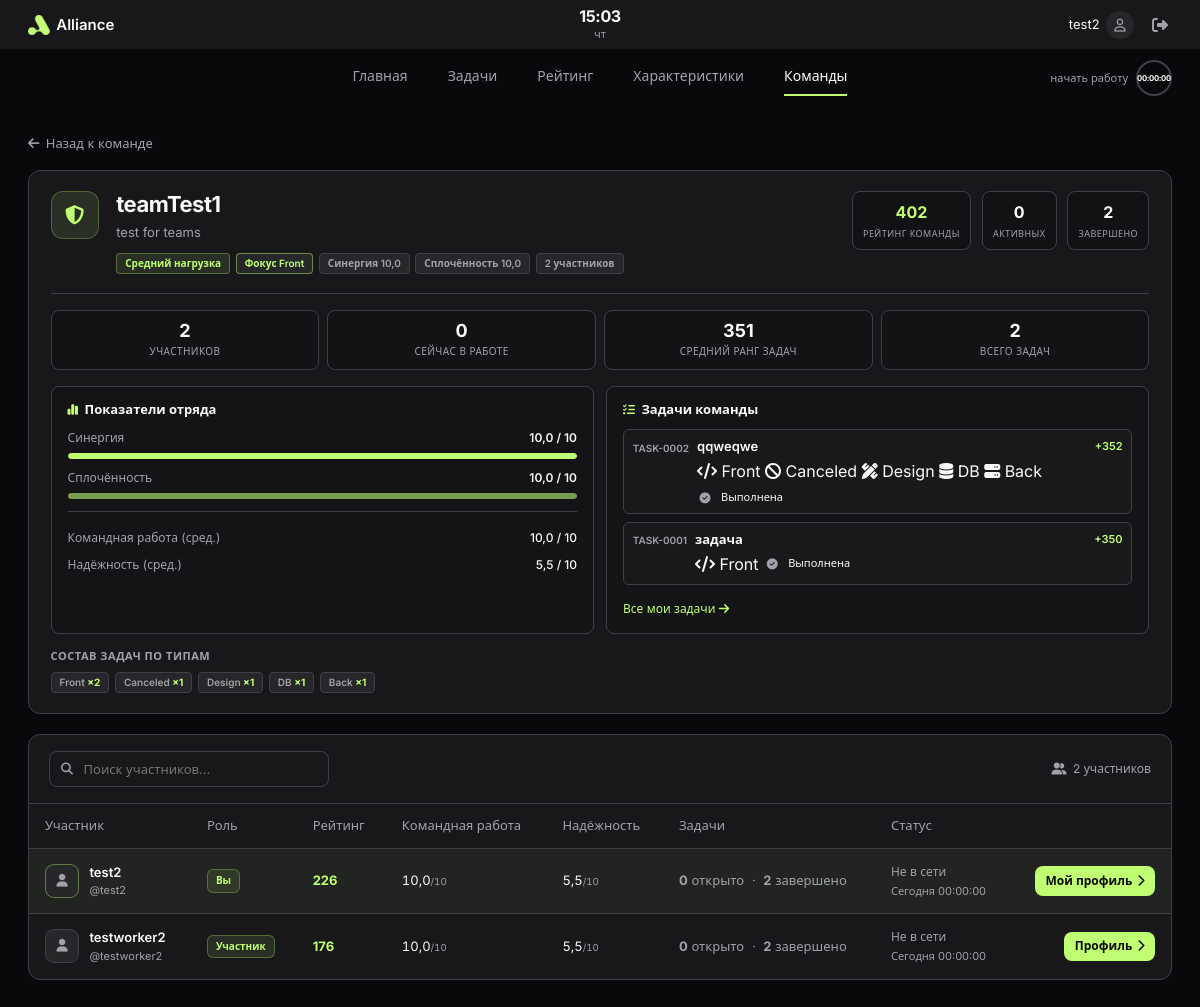
Page /my-team/2/ (signed in) on the earlier database version.
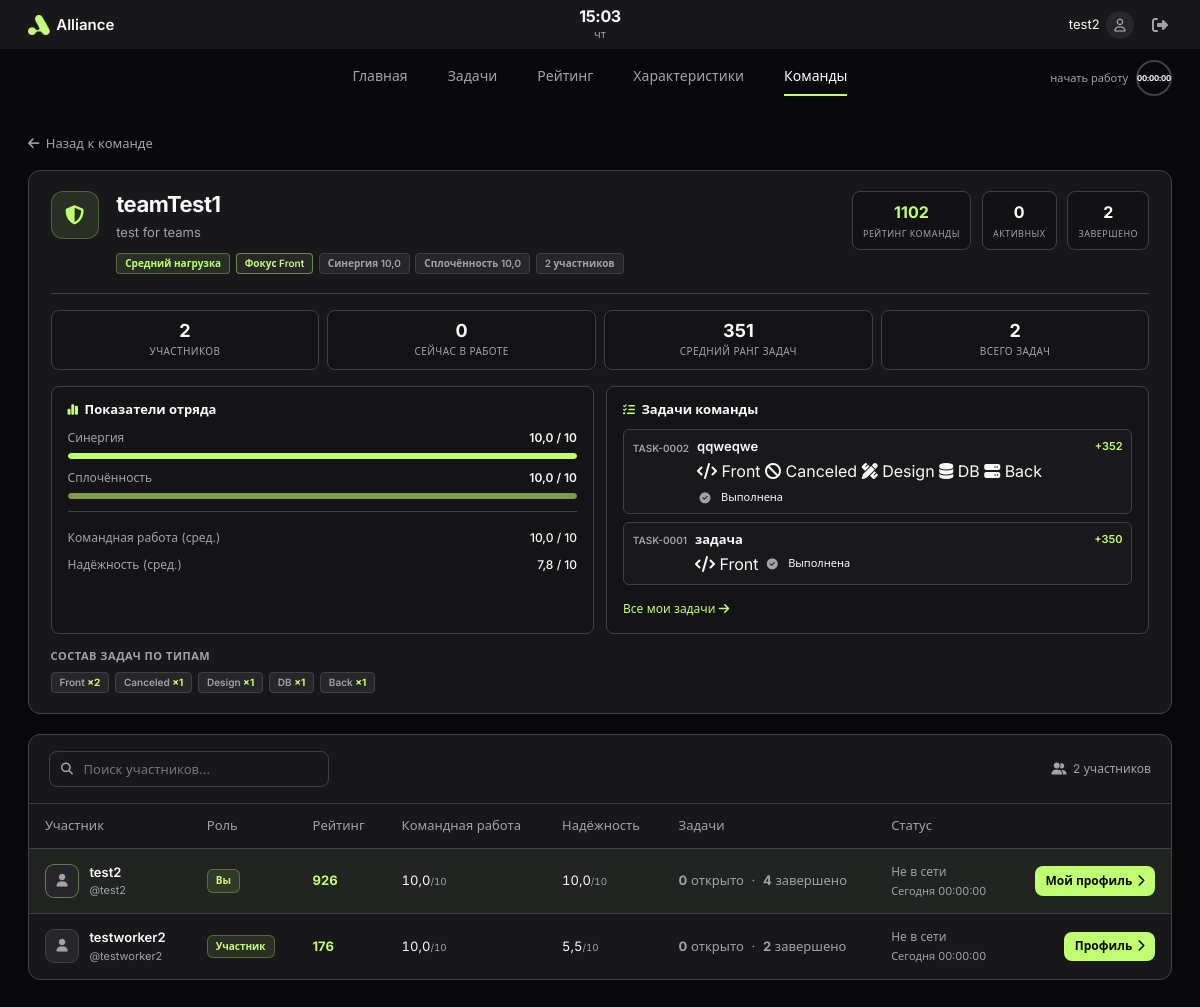
Same page on the later database version.
### accounts/models.py (models this page shows, shortened)
class User(AbstractUser):
    ROLE_CHOICES = (
        ('manager', 'Менеджер'),
        ('worker', 'Работник'),
    )
    role = models.CharField(max_length=10, choices=ROLE_CHOICES, default='worker')
    rating = models.IntegerField(default=0)
    full_name = models.CharField(max_length=100, blank=True, verbose_name='Полное имя')
    phone = models.CharField(max_length=20, blank=True, verbose_name='Телефон')
    address = models.CharField(max_length=200, blank=True, verbose_name='Адрес')
    website = models.URLField(blank=True, verbose_name='Сайт')
    github = models.CharField(max_length=100, blank=True, verbose_name='GitHub')
    twitter = models.CharField(max_length=100, blank=True, verbose_name='Twitter')
    telegram = models.CharField(max_length=100, blank=True, verbose_name='Telegram')
    specialization = models.CharField(
        max_length=20,
        blank=True,
        help_text='Основная специализация (код типа задачи: Front, Back, …)',
    )
    collaboration_score = models.FloatField(
        default=5.0,
        validators=[MinValueValidator(1), MaxValueValidator(10)],
        help_text='Насколько эффективен в команде (1–10)',
    )
    reliability_score = models.FloatField(
        default=5.0,
        validators=[MinValueValidator(1), MaxValueValidator(10)],
        help_text='Надёжность по solo-задачам (1–10)',
    )
    solo_tasks_completed = models.PositiveIntegerField(default=0)
    solo_tasks_failed = models.PositiveIntegerField(default=0)
    team_tasks_completed = models.PositiveIntegerField(default=0)
    team_tasks_failed = models.PositiveIntegerField(default=0)
    velocity_score = models.FloatField(
        default=5.0,
        validators=[MinValueValidator(1), MaxValueValidator(10)],
        help_text='Скорость и соблюдение сроков (1–10)',
    )
    type_stats = models.JSONField(
        default=dict,
        blank=True,
        help_text='Статистика по типам задач: completed, failed, on_time',
    )

### tasks/views/teams.py (the view)
# urls.py: path('my-team/<int:pk>/', worker_team_detail, name='worker_team_detail'),
@login_required
def worker_team_detail(request, pk):
    user = request.user
    if user.role == 'manager':
        return redirect('team_detail', pk=pk)
    if user.role != 'worker':
        return redirect('dashboard')
    team = get_object_or_404(Team, pk=pk)
    if not user.teams.filter(pk=team.pk).exists():
        return redirect('worker_team')
    query = request.GET.get('q', '').strip()
    member_rows = worker_team_member_rows(team, user, query=query)
    task_qs = Task.objects.filter(team=team).select_related('assigned_to')
    members = list(team.get_members())
    type_counter = aggregate_task_types(task_qs)
    skill_stats = type_counter.most_common(6)
    working_now = sum(1 for row in member_rows if row['is_working'])
    collab_avg = (
        sum(m.collaboration_score for m in members) / len(members) if members else 0
    )
    reliability_avg = (
        sum(m.reliability_score for m in members) / len(members) if members else 0
    )
    return render(request, 'tasks/worker_team_detail.html', {
        'profile_user': user,
        'team': team,
        'team_item': team_list_item(team),
        'member_rows': member_rows,
        'query': query,
        'priority': team.priority_label(),
        'tasks_open': task_qs.filter(status='open').count(),
        'tasks_in_progress': task_qs.filter(status='in_progress').count(),
        'tasks_done': task_qs.filter(status='completed').count(),
        'tasks_failed': task_qs.filter(status='failed').count(),
        'tasks_total': task_qs.count(),
        'avg_rank': round(task_qs.aggregate(avg=Avg('rank'))['avg'] or 0),
        'working_now': working_now,
        'avg_collaboration': round(collab_avg, 1),
        'avg_reliability': round(reliability_avg, 1),
        'task_types': [
            {'label': type_labels([code])[0], 'code': code, 'count': count}
            for code, count in skill_stats
        ],
        'recent_tasks': task_qs.exclude(status='failed').order_by('-created_at')[:5],
        'dominant_type': team.dominant_task_type,
        'synergy_percent': min(100, max(0, int(team.synergy_score * 10))),
        'cohesion_percent': min(100, max(0, int(team.cohesion_score * 10))),
    })

### accounts/services/work_timer.py (called while the page is built)
def get_active_session(user):
    return WorkSession.objects.filter(user=user, ended_at__isnull=True).first()

def format_duration(total_seconds):
    total_seconds = max(0, int(total_seconds))
    hours, remainder = divmod(total_seconds, 3600)
    minutes, seconds = divmod(remainder, 60)
    return f'{hours:02d}:{minutes:02d}:{seconds:02d}'

### tasks/models.py (called while the page is built)
    def status_ui_label(self):
        return STATUS_UI_LABELS.get(self.status, self.status)

    @property
    def task_code(self):
        return f'TASK-{self.pk:04d}'

    def get_members(self):
        return self.members.filter(role='worker').distinct()

    def total_rating(self):
        return sum(member.rating for member in self.get_members())

    def priority_label(self):
        avg_rank = self.tasks.aggregate(avg=Avg('rank'))['avg'] or 0
        if avg_rank > 600:
            key = 'High'
        elif avg_rank > 300:
            key = 'Medium'
        else:
            key = 'Low'
        return PRIORITY_LABELS[key]

### tasks/templatetags/task_ui.py (called while the page is built)
@register.filter
def status_icon(status):
    return STATUS_ICONS.get(status, 'fa-regular fa-circle')

@register.filter
def task_type_icon(task_type):
    return TYPE_ICONS.get(task_type, 'fa-tag')

### templates/tasks/worker_team_detail.html (shortened to what the changed rows need)
{% extends 'worker/base_worker.html' %}
{% load static task_ui %}
{% block extra_head %}
<link rel="stylesheet" href="{% static 'css/worker-team.css' %}">
{% endblock %}
{% block content %}
<div class="wt-page wt-page--detail">
    <header class="wt-detail-hero">
        <div class="wt-detail-hero__top">
            <div class="wt-detail-hero__copy">
                <h1 class="wt-detail-hero__title">{{ team.name }}</h1>
            </div>
            <div class="wt-detail-hero__stats">
                <div class="wt-mini-stat">
                    <span class="wt-mini-stat__val wt-mini-stat__val--accent">{{ team_item.total_rating }}</span>
                    <span class="wt-mini-stat__lbl">Рейтинг команды</span>
                </div>
            </div>
        </div>
        <div class="wt-detail-hero__body">
            <div class="wt-detail-grid">
                <section class="wt-detail-card">
                    <h2 class="wt-detail-card__title"><i class="fa-solid fa-chart-simple"></i> Показатели отряда</h2>
                    <div class="wt-detail-kv">
                        <div class="wt-detail-kv__row">
                            <span>Надёжность (сред.)</span>
                            <span>{{ avg_reliability }} / 10</span>
                        </div>
                    </div>
                </section>
                <section class="wt-detail-card">
                    <h2 class="wt-detail-card__title"><i class="fa-solid fa-list-check"></i> Задачи команды</h2>
                </section>
            </div>
            {% if task_types %}
            <section class="wt-detail-types">
                <h2 class="wt-detail-types__title">Состав задач по типам</h2>
            </section>
            {% endif %}
        </div>
    </header>
    <section class="wa-panel wt-panel">
        <div class="wa-table-wrap">
            <table class="wa-table wa-table--teammates">
                <thead>
                    <tr>
                        <th>Участник</th>
                        <th>Роль</th>
                        <th>Рейтинг</th>
                        <th>Командная работа</th>
                        <th>Надёжность</th>
                        <th>Задачи</th>
                        <th>Статус</th>
                        <th></th>
                    </tr>
                </thead>
                <tbody>
                    {% for row in member_rows %}
                    <tr class="{% if row.is_self %}wa-table__row--self{% endif %}">
                        <td>
                            <div class="wt-member">
                                <span class="wt-member__avatar"><i class="fa-solid fa-user"></i></span>
                                <span class="wt-member__text">
                                    <span class="wt-member__name">{{ row.member.full_name|default:row.member.username }}</span>
                                    <span class="wt-member__user">@{{ row.member.username }}</span>
                                </span>
                            </div>
                        </td>
                        <td><span class="wt-role">{{ row.badge }}</span></td>
                        <td>
                            <span class="wt-rating {% if row.member.rating < 0 %}wt-rating--neg{% endif %}">{{ row.member.rating }}</span>
                        </td>
                        <td class="wt-num">{{ row.member.collaboration_score|floatformat:1 }}<span class="wt-num__max">/10</span></td>
                        <td class="wt-num">{{ row.member.reliability_score|floatformat:1 }}<span class="wt-num__max">/10</span></td>
                        <td class="wt-tasks">
                            <span><strong>{{ row.open_tasks }}</strong> открыто</span>
                            <span class="wt-tasks__dot">·</span>
                            <span><strong>{{ row.done_tasks }}</strong> завершено</span>
                        </td>
                        <td>
                            {% if row.is_working %}
                            <span class="wt-live wt-live--on"><i class="fa-solid fa-circle"></i> Работает</span>
                            {% else %}
                            <span class="wt-live">Не в сети</span>
                            {% endif %}
                            <span class="wt-live__time">Сегодня {{ row.today_display }}</span>
                        </td>
                        <td class="wt-action-cell">
                            <a href="{% url 'worker_profile' row.member.username %}" class="wt-action-link">
                                {% if row.is_self %}Мой профиль{% else %}Профиль{% endif %}
                                <i class="fa-solid fa-chevron-right"></i>
                            </a>
                        </td>
                    </tr>
                    {% empty %}
                    <tr>
                        <td colspan="8" class="wa-empty">Нет участников по вашему запросу.</td>
                    </tr>
                    {% endfor %}
                </tbody>
            </table>
        </div>
    </section>
</div>
{% endblock %}

### templates/worker/base_worker.html (shortened to what this page needs)
{% load static %}
{% with nav_user=profile_user|default:user %}
<!DOCTYPE html>
<html lang="ru">
<head>
    <link href="https://cdn.jsdelivr.net/npm/bootstrap@5.3.0-alpha1/dist/css/bootstrap.min.css" rel="stylesheet">
    <link rel="stylesheet" href="https://cdnjs.cloudflare.com/ajax/libs/font-awesome/6.4.0/css/all.min.css">
    <link rel="stylesheet" href="{% static 'css/worker-app.css' %}">
    <link rel="stylesheet" href="{% static 'css/manager-shell.css' %}">
    <link rel="stylesheet" href="{% static 'css/alliance-motion.css' %}">
    {% block extra_head %}{% endblock %}
</head>
<body class="worker-app worker-app--worker">
    <header class="wa-topbar wa-topbar--shell">
        <div class="wa-topbar__start">
            <a href="{% url 'dashboard' %}" class="wa-brand">
                <img src="{% static 'img/alliance-logo.png' %}" alt="" class="wa-brand__logo" width="20" height="20">
                Alliance
            </a>
        </div>
        <div class="wa-topbar__center wa-clock" aria-live="polite">
            <div class="wa-clock__time" id="wa-clock-time">--:--</div>
            <div class="wa-clock__day" id="wa-clock-day">---</div>
        </div>
        <div class="wa-topbar__end">
            <a href="{% url 'worker_profile' nav_user.username %}" class="wa-user">
                <span>{{ nav_user.full_name|default:nav_user.username }}</span>
                <span class="wa-user__avatar"><i class="fa-regular fa-user"></i></span>
            </a>
            <form action="{% url 'logout' %}" method="post" class="wa-logout-form">
                <button type="submit" class="wa-logout" title="Выйти"><i class="fa-solid fa-right-from-bracket"></i></button>
            </form>
        </div>
    </header>
    <nav class="wa-subnav wa-subnav--shell">
        <div class="wa-subnav__links">
            <a href="{% url 'dashboard' %}" class="wa-subnav__link {% block nav_home %}{% endblock %}">Главная</a>
            <a href="{% url 'worker_tasks' %}" class="wa-subnav__link {% block nav_tasks %}{% endblock %}">Задачи</a>
            <a href="{% url 'ranked_statistic' %}" class="wa-subnav__link {% block nav_ranked %}{% endblock %}">Рейтинг</a>
            <a href="{% url 'worker_profile' nav_user.username %}" class="wa-subnav__link {% block nav_characteristics %}{% endblock %}">Характеристики</a>
            {% if nav_user.teams.exists %}
            <a href="{% url 'worker_team' %}" class="wa-subnav__link {% block nav_team %}{% endblock %}">Команды</a>
            {% else %}
            <span class="wa-subnav__link wa-subnav__link--disabled">Команды</span>
            {% endif %}
        </div>
        {% if user.role == 'worker' %}
        <div class="wa-subnav__actions">
            <button
                type="button"
                id="wa-work-timer-btn"
                class="wa-work-timer wa-work-timer--subnav"
                data-status-url="{% url 'work_timer_status' %}"
                data-toggle-url="{% url 'work_timer_toggle' %}"
                data-stop-url="{% url 'work_timer_stop' %}"
                data-csrf="{{ csrf_token }}"
                aria-pressed="false"
                title="Запуск / остановка таймера"
            >
                <span class="wa-work-timer__label" id="wa-work-timer-label">начать работу</span>
                <span class="wa-work-timer__ring" id="wa-work-timer-ring">
                    <span class="wa-work-timer__display" id="wa-work-timer-display">00:00:00</span>
                </span>
            </button>
        </div>
        {% endif %}
    </nav>
    <main class="wa-main">
        {% block content %}{% endblock %}
    </main>
</body>
</html>
{% endwith %}

Differences in the rows shown:
changed User "test2": member.rating "226" → "926"; member.reliability_score "5,5" → "10,0"; done_tasks "2" → "4"
Other differences:
{{ team_item.total_rating }}: "402" → "1102"
{{ avg_reliability }}: "5,5" → "7,8"
